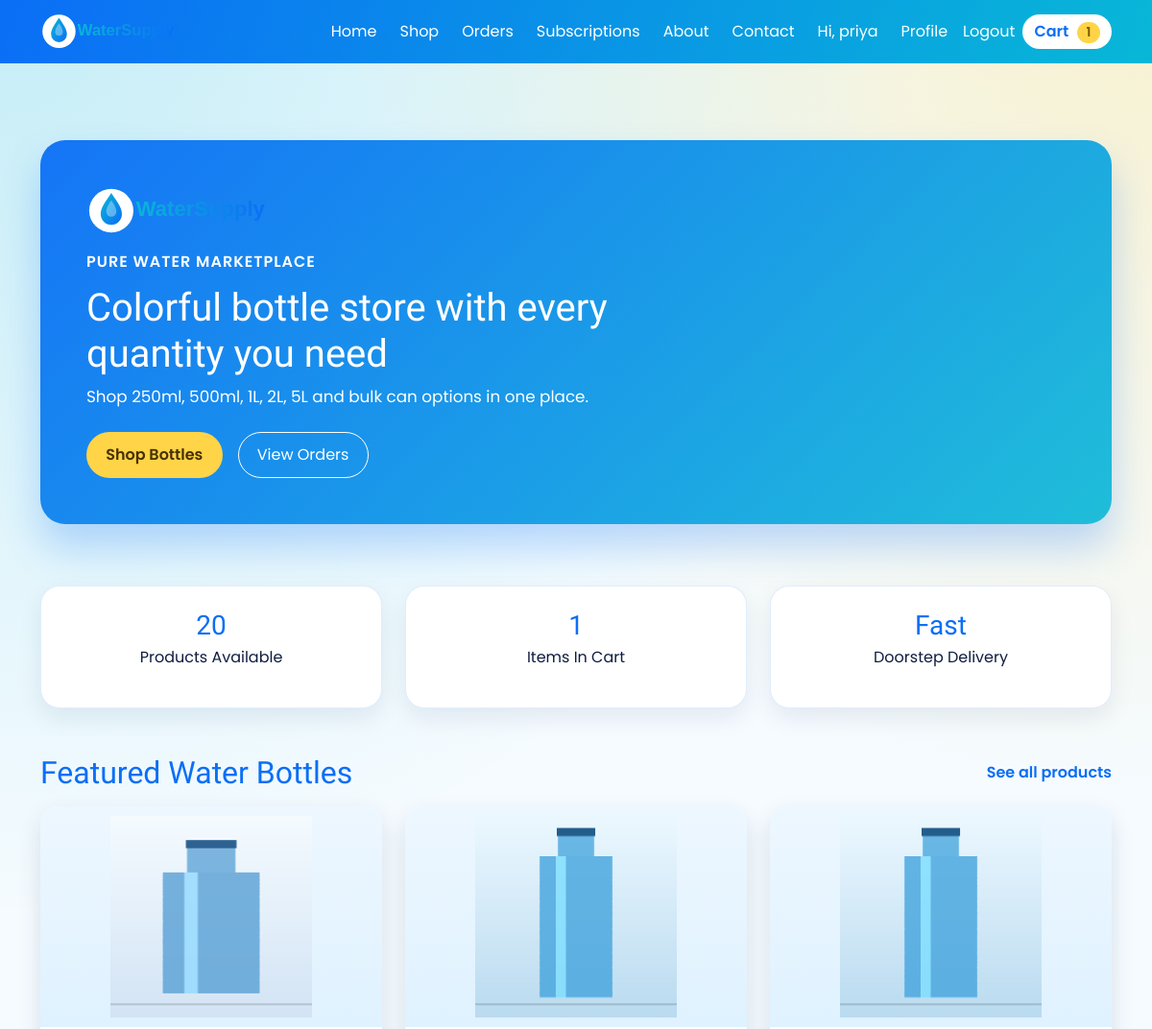
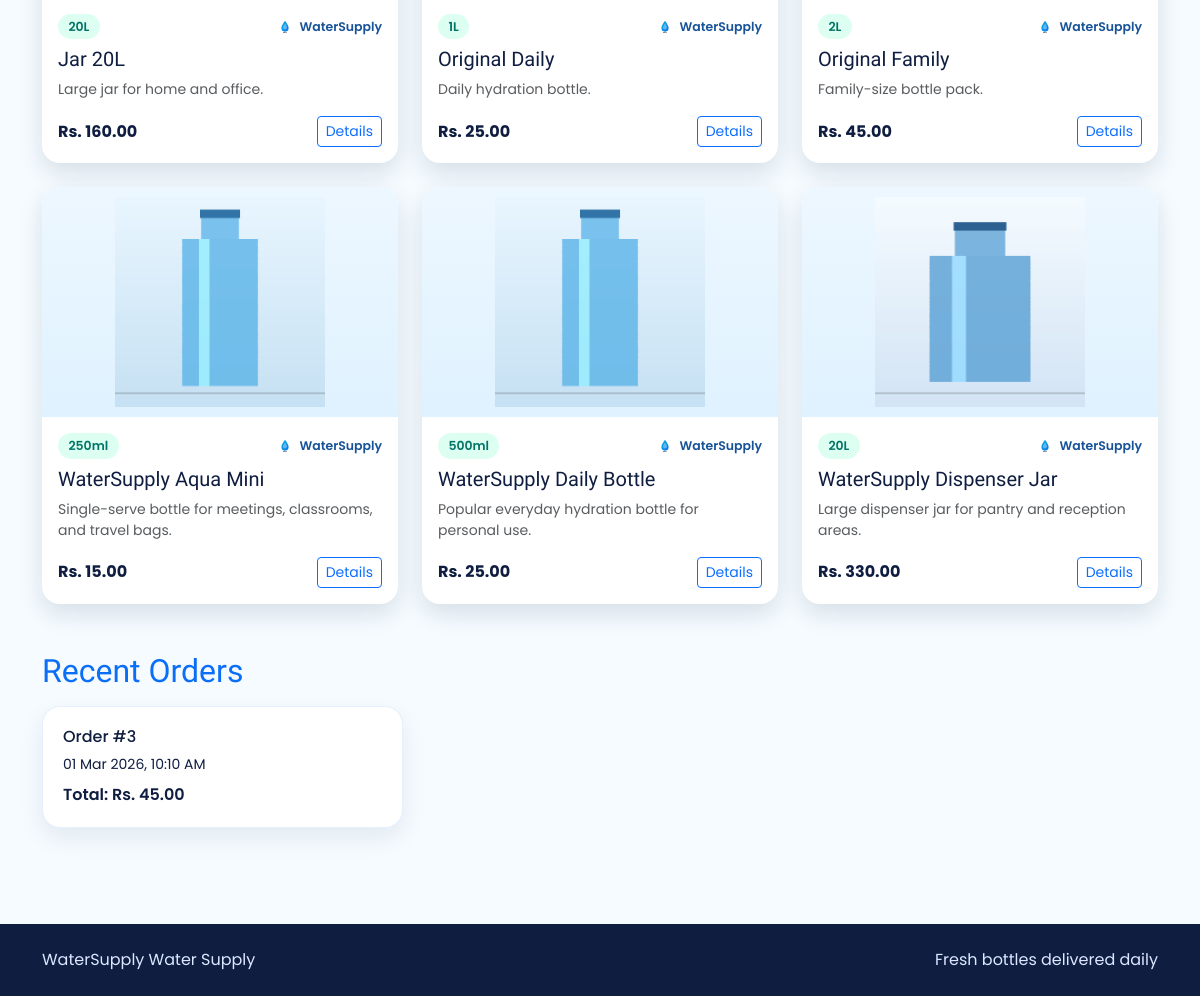
Page /home/ (signed in) on the earlier database version (2 pictures, top to bottom).
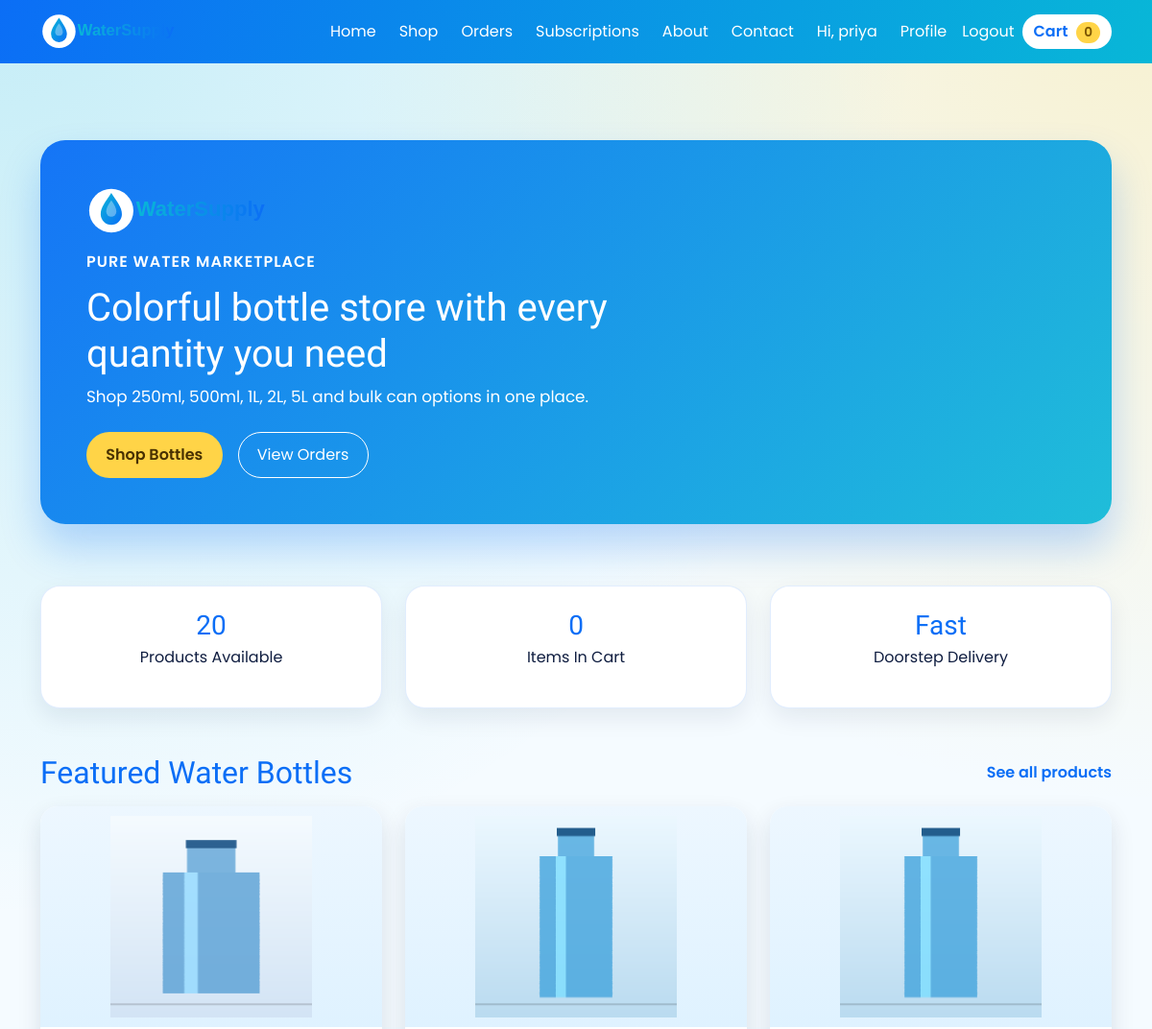
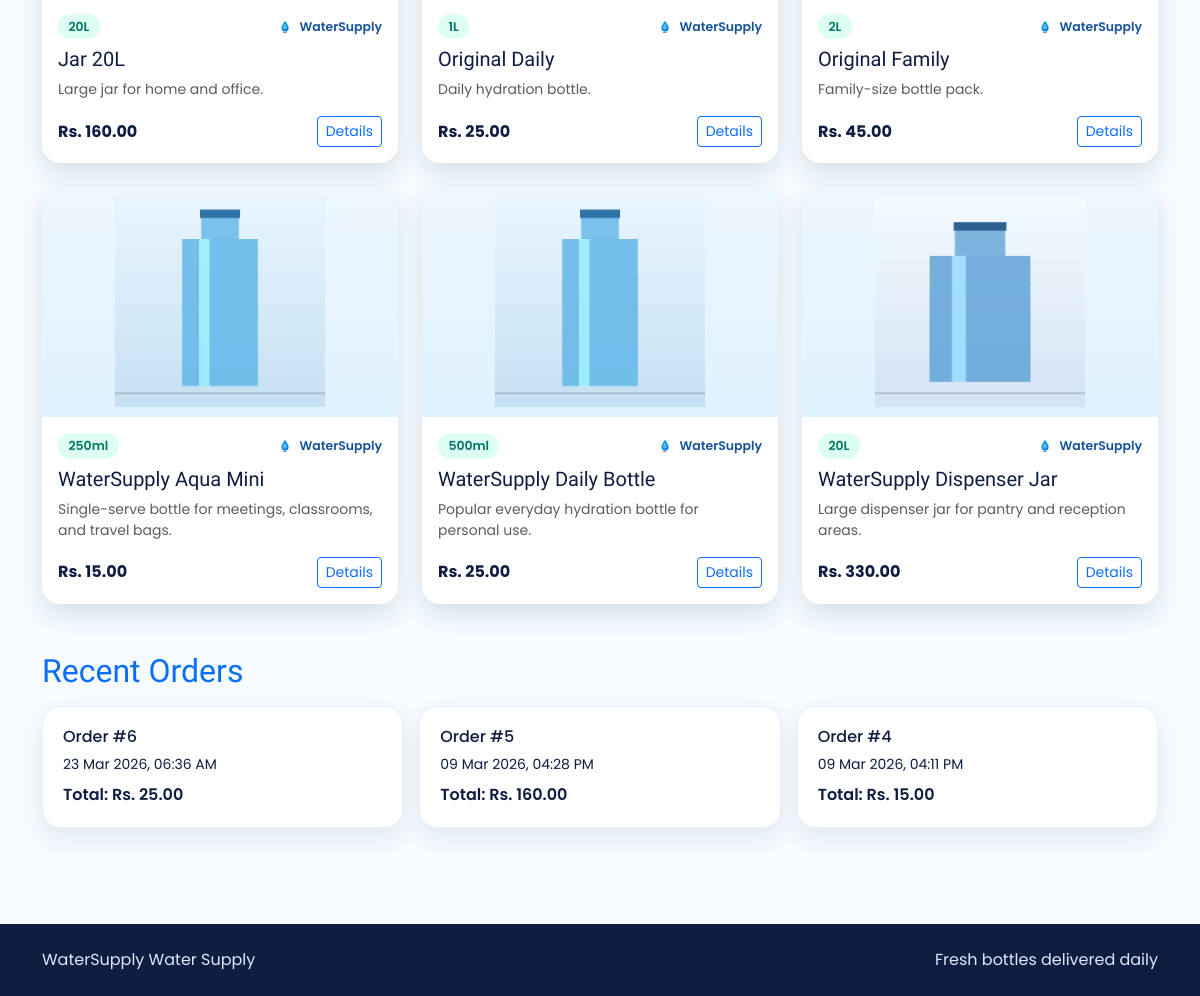
Same page on the later database version (2 pictures, top to bottom).
### core/models.py (models this page shows, shortened)
class Product(models.Model):
    category = models.ForeignKey(
        Category, related_name="products", on_delete=models.SET_NULL, null=True, blank=True
    )
    name = models.CharField(max_length=120)
    volume_label = models.CharField(max_length=50, default="1L")
    price = models.DecimalField(max_digits=10, decimal_places=2)
    image_url = models.CharField(max_length=500, blank=True)
    description = models.CharField(max_length=255, blank=True)
    stock_quantity = models.PositiveIntegerField(default=50)
    low_stock_threshold = models.PositiveIntegerField(default=10)
    is_featured = models.BooleanField(default=False)
    class Meta:
        ordering = ["name"]
    @property
    def resolved_image_url(self):
        if not self.image_url:
            return static("core/products/original-default.svg")
        if self.image_url.startswith(("http://", "https://", "/")):
            return self.image_url
        return static(self.image_url.lstrip("/"))

class Order(models.Model):
    STATUS_PLACED = "placed"
    STATUS_PACKED = "packed"
    STATUS_OUT_FOR_DELIVERY = "out_for_delivery"
    STATUS_DELIVERED = "delivered"
    STATUS_CANCELLED = "cancelled"
    STATUS_CHOICES = (
        (STATUS_PLACED, "Placed"),
        (STATUS_PACKED, "Packed"),
        (STATUS_OUT_FOR_DELIVERY, "Out for Delivery"),
        (STATUS_DELIVERED, "Delivered"),
        (STATUS_CANCELLED, "Cancelled"),
    )
    PAYMENT_COD = "cod"
    PAYMENT_RAZORPAY = "razorpay"
    PAYMENT_STRIPE = "stripe"
    PAYMENT_CHOICES = (
        (PAYMENT_COD, "Cash on Delivery"),
        (PAYMENT_RAZORPAY, "Razorpay"),
        (PAYMENT_STRIPE, "Stripe"),
    )
    PAYMENT_PENDING = "pending"
    PAYMENT_PAID = "paid"
    PAYMENT_FAILED = "failed"
    PAYMENT_STATUS_CHOICES = (
        (PAYMENT_PENDING, "Pending"),
        (PAYMENT_PAID, "Paid"),
        (PAYMENT_FAILED, "Failed"),
    )
    FULFILLMENT_ONE_TIME = "one_time"
    FULFILLMENT_WEEKLY = "weekly"
    FULFILLMENT_MONTHLY = "monthly"
    FULFILLMENT_CHOICES = (
        (FULFILLMENT_ONE_TIME, "One-time"),
        (FULFILLMENT_WEEKLY, "Weekly Subscription"),
        (FULFILLMENT_MONTHLY, "Monthly Subscription"),
    )
    user = models.ForeignKey(
        settings.AUTH_USER_MODEL, related_name="orders", on_delete=models.CASCADE, null=True, blank=True
    )
    created_at = models.DateTimeField(auto_now_add=True)
    total_amount = models.DecimalField(max_digits=10, decimal_places=2)
    subtotal_amount = models.DecimalField(max_digits=10, decimal_places=2, default=0)
    discount_amount = models.DecimalField(max_digits=10, decimal_places=2, default=0)
    delivery_name = models.CharField(max_length=120, blank=True)
    delivery_phone = models.CharField(max_length=20, blank=True)
    delivery_address = models.CharField(max_length=255, blank=True)
    delivery_city = models.CharField(max_length=100, blank=True)
    delivery_pincode = models.CharField(max_length=12, blank=True)
    tracking_status = models.CharField(max_length=40, choices=STATUS_CHOICES, default=STATUS_PLACED)
    current_location = models.CharField(max_length=120, default="WaterSupply Warehouse")
    tracking_latitude = models.DecimalField(max_digits=9, decimal_places=6, default=12.971600)
    tracking_longitude = models.DecimalField(max_digits=9, decimal_places=6, default=77.594600)
    payment_method = models.CharField(max_length=20, choices=PAYMENT_CHOICES, default=PAYMENT_COD)
    payment_status = models.CharField(
        max_length=20, choices=PAYMENT_STATUS_CHOICES, default=PAYMENT_PENDING
    )
    fulfillment_type = models.CharField(
        max_length=20, choices=FULFILLMENT_CHOICES, default=FULFILLMENT_ONE_TIME
    )
    coupon_code = models.CharField(max_length=40, blank=True)
    invoice_number = models.CharField(max_length=40, blank=True)
    is_return_requested = models.BooleanField(default=False)
    return_reason = models.CharField(max_length=255, blank=True)
    cancel_reason = models.CharField(max_length=255, blank=True)
    class Meta:
        ordering = ["-created_at"]

### core/views.py (the view)
# urls.py: path("home/", views.home, name="home"),
def home(request):
    cart_count = _cart_count(request)
    latest_orders = []
    if request.user.is_authenticated:
        latest_orders = request.user.orders.prefetch_related("items__product")[:3]
    featured_products = Product.objects.filter(is_featured=True)[:6]
    return render(
        request,
        "core/home.html",
        {
            "featured_products": featured_products,
            "total_products": Product.objects.count(),
            "cart_count": cart_count,
            "latest_orders": latest_orders,
        },
    )

### core/views.py (called while the page is built)
def _get_cart(request):
    cart, _ = Cart.objects.get_or_create(user=request.user)
    return cart

def _cart_count(request):
    if request.user.is_authenticated:
        cart = _get_cart(request)
        return sum(item.quantity for item in cart.items.all())
    return sum(_get_session_cart(request).values())

### core/templates/core/home.html (shortened to what this page needs)
{% extends "core/base.html" %}
{% load static %}
{% block content %}
<section class="hero-wrap">
  <div class="container">
    <div class="hero-card">
      <img src="{% static 'core/watersupply-logo-title.svg' %}" alt="WaterSupply title logo" class="hero-title-logo">
      <p class="hero-kicker">Pure Water Marketplace</p>
      <h1>Colorful bottle store with every quantity you need</h1>
      <p class="hero-text">Shop 250ml, 500ml, 1L, 2L, 5L and bulk can options in one place.</p>
      <div class="d-flex flex-wrap gap-3 mt-4">
        <a href="{% url 'shop' %}" class="btn btn-hero-main">Shop Bottles</a>
        <a href="{% url 'orders' %}" class="btn btn-hero-alt">View Orders</a>
      </div>
    </div>
  </div>
</section>
<section class="container py-5">
  <div class="row g-4">
    <div class="col-md-4">
      <div class="metric-card">
        <h3>{{ total_products }}</h3>
        <p>Products Available</p>
      </div>
    </div>
    <div class="col-md-4">
      <div class="metric-card">
        <h3>{{ cart_count }}</h3>
        <p>Items In Cart</p>
      </div>
    </div>
    <div class="col-md-4">
      <div class="metric-card">
        <h3>Fast</h3>
        <p>Doorstep Delivery</p>
      </div>
    </div>
  </div>
</section>
<section class="container pb-5">
  <div class="d-flex justify-content-between align-items-center mb-3">
    <h2 class="section-title mb-0">Featured Water Bottles</h2>
    <a class="link-highlight" href="{% url 'shop' %}">See all products</a>
  </div>
  <div class="row g-4">
    {% for product in featured_products %}
      <div class="col-md-6 col-lg-4">
        <div class="product-card h-100">
          <div class="product-image-wrap">
            <img src="{{ product.resolved_image_url }}" alt="{{ product.name }}">
          </div>
          <div class="p-3">
            <div class="d-flex justify-content-between align-items-center mb-2">
              <p class="volume-pill mb-0">{{ product.volume_label }}</p>
              <span class="brand-chip"><img src="{% static 'core/watersupply-logo-mark.svg' %}" alt="logo"> WaterSupply</span>
            </div>
            <h5>{{ product.name }}</h5>
            <p class="text-muted small">{{ product.description }}</p>
            <div class="d-flex justify-content-between align-items-center">
              <strong>Rs. {{ product.price }}</strong>
              <a href="{% url 'product_detail' product.id %}" class="btn btn-sm btn-outline-primary">Details</a>
            </div>
          </div>
        </div>
      </div>
    {% empty %}
      <p>No featured products yet. Add products from admin.</p>
    {% endfor %}
  </div>
</section>
{% if latest_orders %}
<section class="container pb-5">
  <h2 class="section-title mb-3">Recent Orders</h2>
  <div class="row g-3">
    {% for order in latest_orders %}
      <div class="col-md-4">
        <div class="order-snap">
          <h6>Order #{{ order.id }}</h6>
          <p class="small mb-2">{{ order.created_at|date:"d M Y, h:i A" }}</p>
          <p class="mb-0 fw-semibold">Total: Rs. {{ order.total_amount }}</p>
        </div>
      </div>
    {% endfor %}
  </div>
</section>
{% endif %}
{% endblock %}

### core/templates/core/base.html (shortened to what this page needs)
{% load static %}
<!DOCTYPE html>
<html lang="en">
<head>
  <link href="https://cdn.jsdelivr.net/npm/bootstrap@5.3.3/dist/css/bootstrap.min.css" rel="stylesheet">
  <link rel="stylesheet" href="{% static 'core/styles.css' %}">
</head>
<body>
  <nav class="navbar navbar-expand-lg sticky-top app-nav">
    <div class="container">
      <a class="navbar-brand brand-wordmark d-flex align-items-center gap-2" href="{% if user.is_authenticated %}{% url 'home' %}{% else %}{% url 'landing' %}{% endif %}">
        <img src="{% static 'core/watersupply-logo-title.svg' %}" alt="WaterSupply logo" class="brand-title-logo">
      </a>
      <div class="collapse navbar-collapse" id="mainNav">
        <ul class="navbar-nav ms-auto align-items-lg-center gap-lg-2">
          {% if user.is_authenticated %}
          <li class="nav-item"><a class="nav-link" href="{% url 'home' %}">Home</a></li>
          <li class="nav-item"><a class="nav-link" href="{% url 'shop' %}">Shop</a></li>
          <li class="nav-item"><a class="nav-link" href="{% url 'orders' %}">Orders</a></li>
          <li class="nav-item"><a class="nav-link" href="/subscriptions/">Subscriptions</a></li>
          <li class="nav-item"><a class="nav-link" href="{% url 'about' %}">About</a></li>
          <li class="nav-item"><a class="nav-link" href="{% url 'contact' %}">Contact</a></li>
          <li class="nav-item">
            <span class="nav-link">Hi, {{ user.username }}</span>
          </li>
          <li class="nav-item"><a class="nav-link" href="{% url 'profile' %}">Profile</a></li>
          <li class="nav-item">
            <form method="post" action="{% url 'logout' %}" class="d-inline">
              <button type="submit" class="nav-link btn btn-link p-0">Logout</button>
            </form>
          </li>
          <li class="nav-item">
            <a class="btn btn-nav-cart" href="{% url 'cart' %}">
              Cart
              <span class="cart-badge">{{ cart_count|default:0 }}</span>
            </a>
          </li>
          {% endif %}
        </ul>
      </div>
    </div>
  </nav>
  <main>
    <div class="container py-4">
    </div>
    {% block content %}{% endblock %}
  </main>
  <footer class="app-footer mt-5">
    <div class="container py-4 d-flex flex-column flex-md-row justify-content-between gap-2">
      <span>WaterSupply Water Supply</span>
      <span>Fresh bottles delivered daily</span>
    </div>
  </footer>
</body>
</html>

### core/static/core/styles.css (style rules this page uses)
:root { --sea-blue: #0b6ef6; --sea-cyan: #08b7d7; --sun-yellow: #ffd447; --mint: #ddfff2; --ink: #0f1d40; --soft-bg: #f5fbff; }
body { font-family: "Poppins", sans-serif; color: var(--ink); background: radial-gradient(circle at top left, rgba(8, 183, 215, 0.2), transparent 40%), radial-gradient(circle at top right, rgba(255, 212, 71, 0.25), transparent 35%), var(--soft-bg); }
h1, h2, h3, h4, h5 { font-family: "Sora", sans-serif; }
.app-nav { background: linear-gradient(110deg, var(--sea-blue), var(--sea-cyan)); }
.brand-wordmark { color: #fff; font-weight: 800; letter-spacing: 0.4px; }
.brand-title-logo { width: 180px; height: auto; }
.brand-wordmark:hover, .navbar .nav-link:hover, .navbar .nav-link { color: #fff; }
.btn-nav-cart { background: #fff; color: var(--sea-blue); border-radius: 999px; border: 0; font-weight: 600; }
.cart-badge { display: inline-block; min-width: 24px; text-align: center; padding: 1px 8px; border-radius: 20px; background: var(--sun-yellow); color: #7c5600; font-size: 0.85rem; margin-left: 5px; }
.hero-wrap { padding: 2rem 0 1rem; }
.hero-card { border-radius: 26px; background: linear-gradient(135deg, rgba(11, 110, 246, 0.95), rgba(8, 183, 215, 0.9)); color: #fff; padding: 3rem; box-shadow: 0 24px 40px rgba(11, 110, 246, 0.25); animation: floatIn 0.5s ease; }
.hero-kicker { text-transform: uppercase; letter-spacing: 1px; font-weight: 600; margin-bottom: 0.75rem; }
.hero-title-logo { width: 240px; max-width: 100%; margin-bottom: 0.9rem; }
.hero-card h1 { max-width: 650px; }
.hero-text { font-size: 1.05rem; max-width: 620px; }
.btn-hero-main { background: var(--sun-yellow); color: #483100; font-weight: 600; border-radius: 999px; padding: 0.7rem 1.2rem; }
.btn-hero-alt { border: 1px solid #fff; color: #fff; border-radius: 999px; padding: 0.7rem 1.2rem; }
.metric-card { background: #fff; border-radius: 20px; text-align: center; padding: 1.5rem; border: 1px solid rgba(11, 110, 246, 0.12); box-shadow: 0 10px 24px rgba(15, 29, 64, 0.08); }
.metric-card h3 { color: var(--sea-blue); margin-bottom: 0.25rem; }
.section-title { color: var(--sea-blue); }
.product-card { background: #fff; border-radius: 18px; overflow: hidden; box-shadow: 0 10px 24px rgba(10, 30, 65, 0.12); transition: transform 0.2s ease, box-shadow 0.2s ease; }
.product-image-wrap { height: 230px; background: linear-gradient(180deg, #edf7ff, #dff2ff); display: flex; align-items: center; justify-content: center; padding: 10px; }
.product-card img { width: 100%; height: 100%; object-fit: contain; }
.volume-pill { display: inline-block; padding: 0.2rem 0.65rem; border-radius: 999px; font-size: 0.78rem; background: var(--mint); color: #007465; font-weight: 600; }
.brand-chip { display: inline-flex; align-items: center; gap: 6px; font-size: 0.78rem; color: #185399; font-weight: 600; }
.brand-chip img { width: 16px; height: 16px; }
.link-highlight { color: var(--sea-blue); font-weight: 600; text-decoration: none; }
.order-snap, .info-card, .order-card, .login-card, .empty-box, .cart-table-wrap { background: #fff; border-radius: 18px; border: 1px solid rgba(11, 110, 246, 0.1); box-shadow: 0 10px 24px rgba(15, 29, 64, 0.08); }
.order-snap, .info-card, .order-card, .login-card, .empty-box { padding: 1.25rem; }
.app-footer { background: var(--ink); color: #dde7ff; }

Differences in the rows shown:
no longer on this page (row unchanged): Order: id "3", created_at "01 Mar 2026, 10:10 AM", total_amount "45.00"
added Order: id "6", created_at "23 Mar 2026, 06:36 AM", total_amount "25.00"
added Order: id "5", created_at "09 Mar 2026, 04:28 PM", total_amount "160.00"
added Order: id "4", created_at "09 Mar 2026, 04:11 PM", total_amount "15.00"
Other differences:
{{ cart_count|default:0 }}: "1" → "0"
{{ cart_count }}: "1" → "0"
